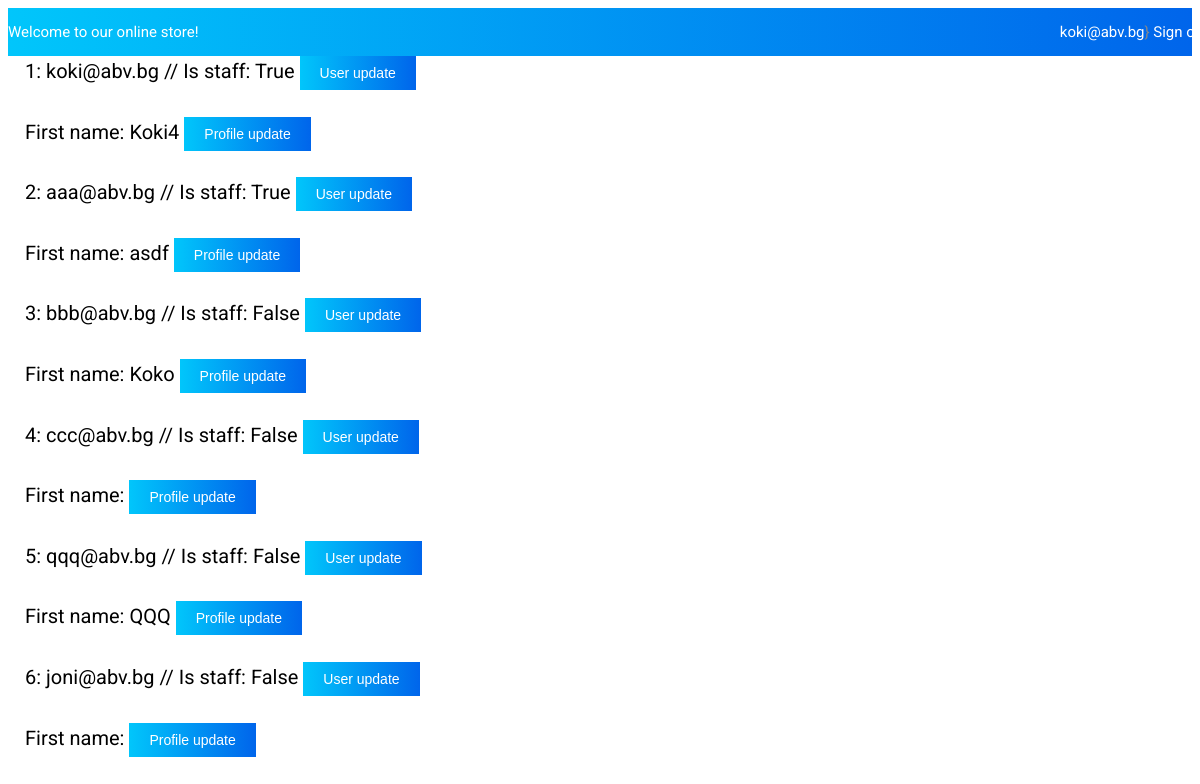
Page /auth/list-users/ (signed in) on the committed database.
### store_app/store_auth/models.py (models this page shows)
class StoreUser(AbstractBaseUser, PermissionsMixin):
    email = models.CharField(
        unique=True,
        max_length=25,
        blank=False,
    )
    is_staff = models.BooleanField(
        default=False,
    )
    USERNAME_FIELD = 'email'
    object = StoreUserManager()

### store_app/profiles/models.py (models this page shows, shortened)
class Profile(models.Model):
    first_name = models.CharField(
        max_length=20,
        blank=True,
    )
    last_name = models.CharField(
        max_length=20,
        blank=True,
    )
    age = models.IntegerField(
        blank=True,
        null=True,
    )
    profile_image = models.ImageField(
        upload_to='profile_images',
        blank=True,
    )
    user = models.OneToOneField(
        StoreUser,
        on_delete=models.CASCADE,
        primary_key=True,
    )

### store_app/store_auth/views.py (the view)
# urls.py: path('list-users/', ListUsersView.as_view(), name='list users'),
class ListUsersView(LoginRequiredMixin, UserPassesTestMixin, ListView):
    template_name = 'auth/list_users.html'
    model = StoreUser
    context_object_name = 'users'
    def test_func(self):
        return self.request.user.is_superuser or self.request.user.is_staff

### templates/auth/list_users.html
{% include 'shared/base.html' %}
{% block content %}
    <body>
    {% for user in users %}
            <ul>
                <h4>{{ user.id }}: {{ user.email }} // Is staff: {{ user.is_staff }}
                    <u><a href="{% url 'update user' user.id %}"><button>User update</button></a></u></h4>
                <h4>First name: {{ user.profile.first_name }}
                    <u><a href="{% url 'update profile' user.id %}"><button>Profile update</button></a></u></h4>
            </ul>
        </body>
    {% endfor %}
{% endblock %}

### templates/shared/base.html (shortened to what this page needs)
{% load static %}
<!DOCTYPE html>
<html lang="en">
<head>
    <link rel="stylesheet" href="{% static '/css/style.css' %}">
</head>
<body class="home">
<header class="header style7">
    <div class="top-bar">
        <div class="container">
            <div class="top-bar-left">
                <div class="header-message">
                    <a href="{% url 'index' %}">Welcome to our online store!</a>
                </div>
            </div>
            <div class="top-bar-right">
                <ul class="header-user-links">
                    {% if user.is_authenticated %}
                        <ul>
                            <a href="{% url 'show profile' user.id %}">{{ user.email }}</a>}
                            <a href="{% url 'sign out' %}">Sign out</a>
                        </ul>
                    {% else %}
                    <li>
                        <a href="{% url 'sign in' %}">Sign in</a>
                        <a href="{% url 'sign up' %}">Sign up</a>
                    </li>
                    {% endif %}
                </ul>
            </div>
        </div>
    </div>
</header>

### rows in the picture
StoreUser: email "koki@abv.bg", id "1", is_staff "True", profile.first_name "Koki4"
StoreUser: id "2", email "aaa@abv.bg", is_staff "True", profile.first_name "asdf"
StoreUser: id "3", email "bbb@abv.bg", is_staff "False", profile.first_name "Koko"
StoreUser: id "4", email "ccc@abv.bg", is_staff "False"
StoreUser: id "5", email "qqq@abv.bg", is_staff "False", profile.first_name "QQQ"
StoreUser: id "6", email "joni@abv.bg", is_staff "False"
